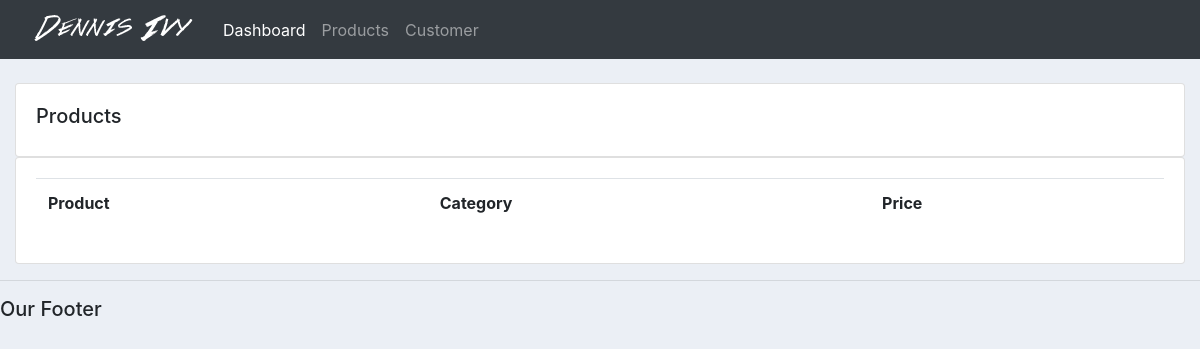
Before: /products/ with the older database file.
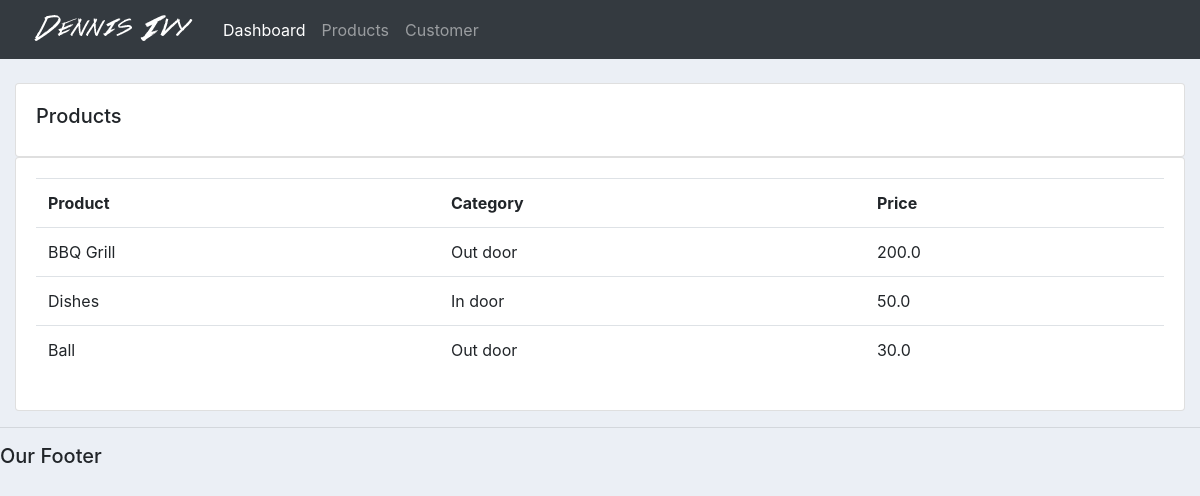
After: the same page with the newer database file.
### accounts/models.py (models this page shows, shortened)
class Product(models.Model):
    CATEGORY = (
        ('In door' , 'In door'),
        ('Out door', 'Out door')
    )
    name= models.CharField(max_length=200, null=True)
    price= models.FloatField(max_length=200, null=True)
    category= models.CharField(max_length=200, null=True, choices=CATEGORY)
    description= models.CharField(max_length=200, null=True, blank=True)
    date_created= models.DateTimeField(auto_now_add=True, null=True)
    tags = models.ManyToManyField(Tag)

### accounts/views.py (the view)
# urls.py: path('products/', views.products),
def products(request):
    products = Product.objects.all()
    return render(request,'accounts/products.html', {'products': products})

### accounts/templates/accounts/products.html (shortened to what this page needs)
{%  extends 'accounts/main.html' %}
{% block content %}
		<br>
		<div class="row">
			<div class="col-md">
				<div class="card card-body">
					<h5>Products</h5>
				</div>
				<div class="card card-body">
					<table class="table">
						<tr>
							<th>Product</th>
							<th>Category</th>
							<th>Price</th>
						</tr>
						{% for i in products %}
							<tr>
								<td>{{i.name}}</td>
								<td>{{i.category}}</td>
								<td>{{i.price}}</td>
							</tr>
						{% endfor %}
					</table>
				</div>
			</div>
		</div>
{% endblock content %}

Changed rows visible on the page:
added Product: name "BBQ Grill", category "Out door", price "200.0"
added Product: name "Dishes", category "In door", price "50.0"
added Product: name "Ball", category "Out door", price "30.0"
